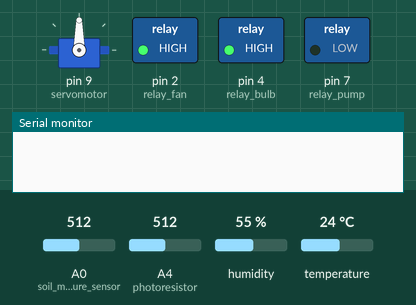
Recording of a sketch running on a simulated Arduino Uno, built with avr-gcc and run on an emulated ATmega328P. Shown: servo, switched loads named in the sketch (green lamp = pin HIGH), the last lines printed to the serial monitor. The test bench sets the inputs (shaded band); at power-on: A4 (photoresistor) = 512, temperature 24 °C, A0 (soil_moisture_sensor) = 512, humidity 55 %.

Above: at 1.8 s.
1.9 s: A4 (photoresistor) set to 409
At 3.3 s:
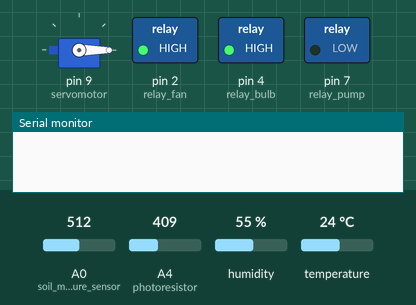
10.1 s: A4 (photoresistor) set to 378
At 13.3 s:
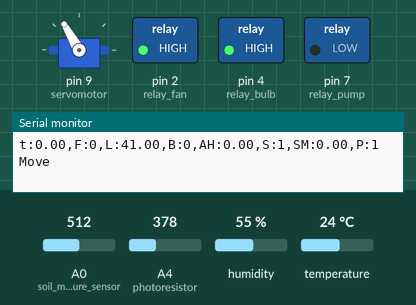
15.5 s: A4 (photoresistor) set to 468
At 23.2 s:
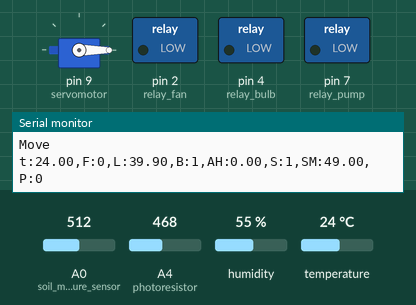
23.5 s: A4 (photoresistor) set to 491
At 24.8 s:
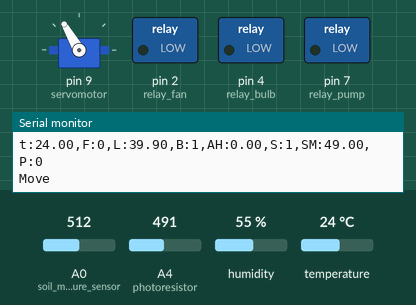
39.5 s: temperature set to 11 °C
43.2 s: temperature set to 8 °C
Timing chart, 0 to 50.5 s (numbered marks = the images above; inputs shaded):
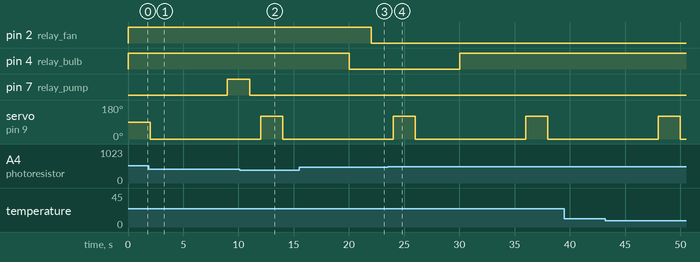

The sketch:

PracaAutomatczyna.ino
```cpp
#include <Servo.h>
#include "DHT.h"
#define DHT11_PIN 3
DHT dht;
#define photoresistor A4
#define soil_moisture_sensor A0
#define relay_fan 2
#define relay_bulb 4
#define relay_pump 7
Servo servomotor;

//zmienne do pomiaru sredniej temperatury
int temperature;
int iT=0;
float sumT=0;
float meanT=0;
unsigned long keptTimeTemp=0;
//zmienne do sterowania wentylatorem
float FanOnTemp=23.0;
float FanOffTemp=22.5;

//zmienne do pomiaru sredniej wilgotnosci powietrza
int air_humidity;
int iA=0;
float sumA=0;
float meanA=0;
unsigned long keptTimeAH=0;
//zmienne do sterowania serwonapedem
float ahMin=90;

//zmienne do pomiaru srednigo poziomu oswietlania
int light_level;
int iL=0;
float sumL=0;
float meanL=0;
unsigned long keptTimeLight=140;
//zmienne do sterowania swiatlem
int lightMin=5;
int lightMax=40;

//zmienne do pomiaru sredniej wilgotnosci gleby
int soil_moisture;
int iS=0;
float sumS=0;
float meanS=0;
unsigned long keptTimeSoil=0;
//zmienne do sterowania pompa
float smMin=10.0;


unsigned long keptTimePrint=0;//zmienna czasowa do wypisywania informacji
unsigned long actualTime=0;//zmienna czasowa do zapisywania aktualnczego czasu funkcja millis()
unsigned long actualTime1=0;//zmienna czasowa do zapisywania aktualnczego czasu funkcja millis()
unsigned long actualTime2=0;//zmienna czasowa do zapisywania aktualnczego czasu funkcja millis()
unsigned long actualTime3=0;//zmienna czasowa do zapisywania aktualnczego czasu funkcja millis()
unsigned long actualTime4=0;//zmienna czasowa do zapisywania aktualnczego czasu funkcja millis()
unsigned long keptTimePump=0;
unsigned long actualTimePump=0;
unsigned long keptTimeP=0;
unsigned long keptTimeServo=0;
unsigned long actualTimeServo=0;


void setup() {
  Serial.begin(9600);
  pinMode(relay_fan, OUTPUT) ;
  digitalWrite(relay_fan, HIGH);
  pinMode(relay_bulb, OUTPUT) ;
  digitalWrite(relay_bulb, HIGH);
  pinMode(relay_pump, OUTPUT) ;
  digitalWrite(relay_pump, LOW); //narazie LOW, po podlaczeniu przekaznika zmienić na HIGH
  dht.setup(DHT11_PIN);
  servomotor.attach(9);
}

void loop() {
  actualTime=millis();

  meanT = average_temperature();
  meanL = average_light_level();
  meanA = average_air_humidity();
  meanS = average_soil_moisture();

  //Wypisywanie danych
  if (actualTime - keptTimePrint >= 11000UL){
    Serial.print("t:");
    Serial.print(meanT);
    Serial.print(",F:");
    if (digitalRead(relay_fan)==LOW) {
      Serial.print("1");
    }
    else {
      Serial.print("0");
    }
    Serial.print(",L:");
    Serial.print(meanL);
    Serial.print(",B:");
    if (digitalRead(relay_bulb)==LOW) {
      Serial.print("1");
    }
    else {
      Serial.print("0");
    }
    Serial.print(",AH:");
    Serial.print(meanA);
    Serial.print(",S:");
     if (meanA<ahMin){
      Serial.print("1");
     }
     else{
      Serial.print("0");
     }
    Serial.print(",SM:");
    Serial.print(meanS);
    Serial.print(",P:");
      if (digitalRead(relay_pump)==HIGH) {
      Serial.println("1");
    }
    else {
      Serial.println("0");
    }
    keptTimePrint= actualTime;
  }

  //Sterowanie wentylatorem
  if (meanT>=FanOnTemp) {
    digitalWrite(relay_fan, LOW);
  }
  else if(meanT<=FanOffTemp) {
    digitalWrite(relay_fan, HIGH);
  }

  //Sterowanie swiatlem
  if ((meanL<lightMin)||(meanL>lightMax)){
    digitalWrite(relay_bulb, HIGH);
  }
  else {
    digitalWrite(relay_bulb, LOW);
  }

  //Sterowanie serwonapedem
  if (meanA<ahMin){
    servoMove(2000UL, 12000UL);
  }
  else{
     servomotor.write(0);
  }

  //Sterowanie pompy
  if (meanS<smMin) {

     pumpON(9000UL, 12000UL);
  }
  else{
    digitalWrite(relay_pump, LOW);
  }

}

float average_temperature(){
   actualTime1=millis();
   if (actualTime1 - keptTimeTemp >= 2000UL){  //odmierzanie czasu
      if (iT<10){ //robienie 10 pomiarow
      keptTimeTemp= actualTime1;
      temperature= dht.getTemperature(); //odczytywanie temperatury z czyjnika DHT11
      sumT=sumT+temperature;
      iT++;
      //Serial.print("actual temperature: ");
      //Serial.println(temperature);
     }
     else if(iT>=10){
      meanT=sumT/iT; //Obliczanie sredniej i zerowanie zmiennych
      //Serial.print("average temperature: ");
      //Serial.println(meanT);
      iT=0;
      sumT=0;
     }
  }
  return meanT;
}

float average_light_level(){
   actualTime2=millis();
   if (actualTime2 - keptTimeLight >= 1000UL){  //odmierzanie czasu
      if (iL<10){ //robienie 10 pomiarow
      keptTimeLight= actualTime2;
      light_level= map(analogRead(photoresistor), 0, 1023, 0, 99);
      sumL=sumL+light_level;
      iL++;
      //Serial.print("actual light level: ");
      //Serial.println(light_level);
     }
     else if(iL>=10){
      meanL=sumL/iL; //Obliczanie sredniej i zerowanie zmiennych
      //Serial.print("average light level: ");
      //Serial.println(meanL);
      iL=0;
      sumL=0;
     }
  }
  return meanL;
}

float average_air_humidity(){
   actualTime3=millis();
   if (actualTime1 - keptTimeAH >= 2000UL){  //odmierzanie czasu
      if (iA<10){ //robienie 10 pomiarow
      keptTimeAH= actualTime3;
      air_humidity= dht.getHumidity(); //odczytywanie temperatury z czyjnika DHT11
      sumA=sumA+air_humidity;
      iA++;
      //Serial.print("actual air humidity: ");
     // Serial.println(air_humidity);
     }
     else if(iA>=10){
      meanA=sumA/iA; //Obliczanie sredniej i zerowanie zmiennych
      //Serial.print("average air humidity: ");
      //Serial.println(meanA);
      iA=0;
      sumA=0;
     }
  }
  return meanA;
}

float average_soil_moisture(){
   actualTime4=millis();
   if (actualTime4 - keptTimeSoil >= 1000UL){  //odmierzanie czasu
      if (iS<10){ //robienie 10 pomiarow
      keptTimeSoil= actualTime4;
      soil_moisture= map(analogRead(soil_moisture_sensor), 0, 1023, 0, 99); //odczytywanie wilgotnosci gleby i zamienianie na %
      sumS=sumS+soil_moisture;
      iS++;
      //Serial.print("actual soil_moisture: ");
      //Serial.println(soil_moisture);
     }
     else if(iS>=10){
      meanS=sumS/iS; //Obliczanie sredniej i zerowanie zmiennych
     // Serial.print("average soil_moisture: ");
      //Serial.println(meanS);
      iS=0;
      sumS=0;
     }
  }
  return meanS;
}

void pumpON(unsigned long startTime, unsigned long endTime){
 actualTimePump=millis();
 if (actualTimePump - keptTimePump >= startTime){
      digitalWrite(relay_pump, HIGH);
    }
    if (actualTimePump - keptTimePump >= endTime){
      digitalWrite(relay_pump, LOW);
      keptTimePump=actualTimePump;
    }
}

void servoMove(unsigned long startTime, unsigned long endTime){
  actualTimeServo=millis();
  if (actualTimeServo - keptTimeServo >= startTime){
      servomotor.write(0);
    }
    if (actualTimeServo - keptTimeServo >= endTime){
      servomotor.write(120);
      keptTimeServo=actualTimeServo;
      Serial.println("Move");
    }
}
```

Measured:
- the behaviour switches between 393 and 392 on A4 (photoresistor) (found by bisection; images 1 and 2)
- the behaviour switches between 475 and 476 on A4 (photoresistor) (found by bisection; images 3 and 4)
- after the input at 39.5 s, every drawn part: stays the same
- by itself, servo on pin 9 (servomotor): alternates 120° for 2.0 s and 0° for 10.0 s
